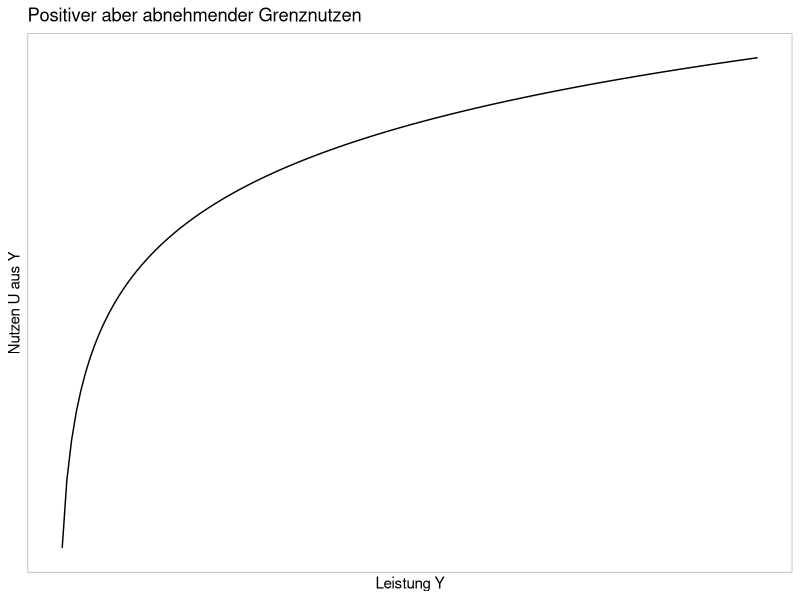
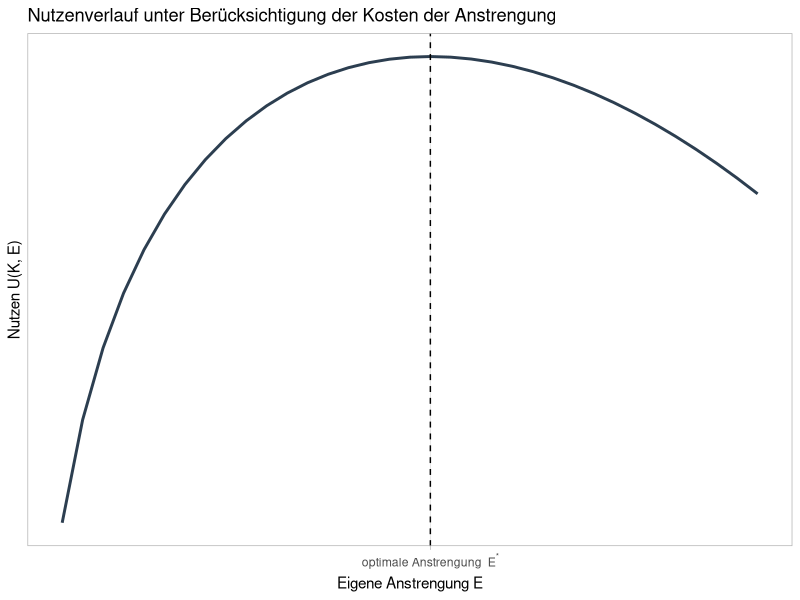
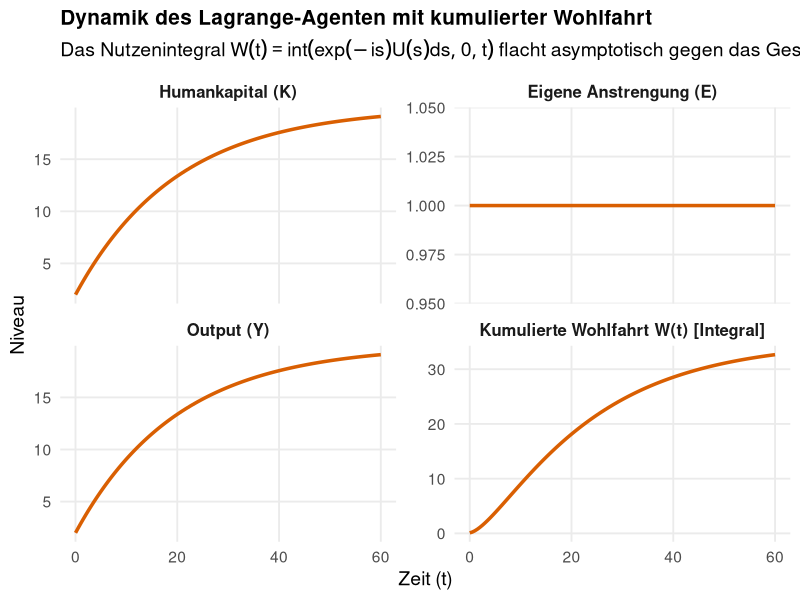
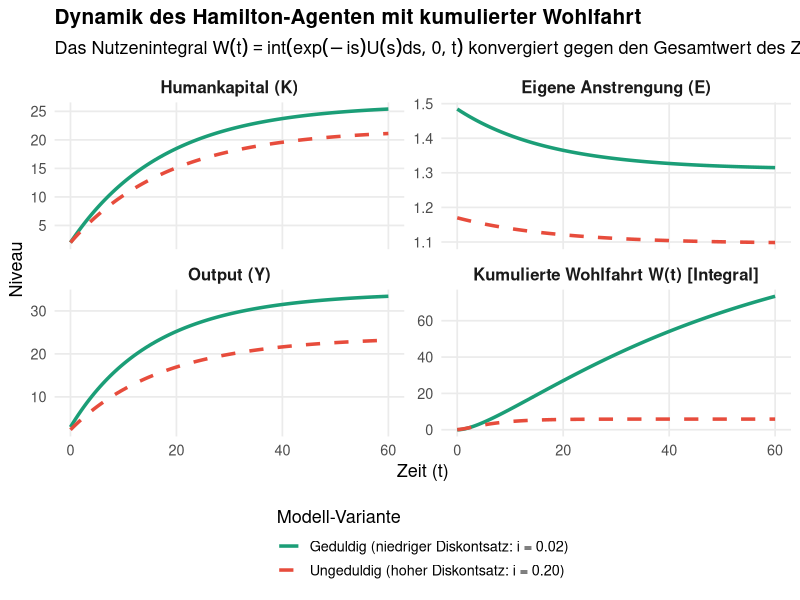
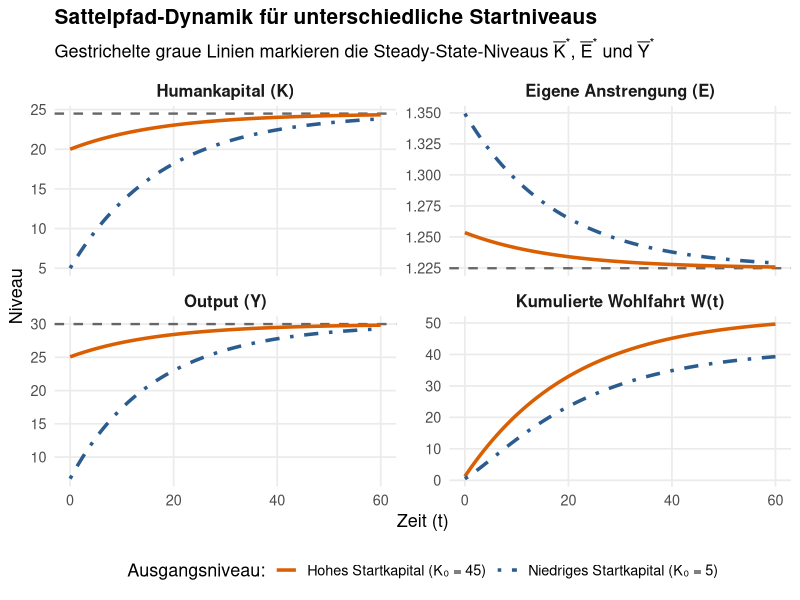
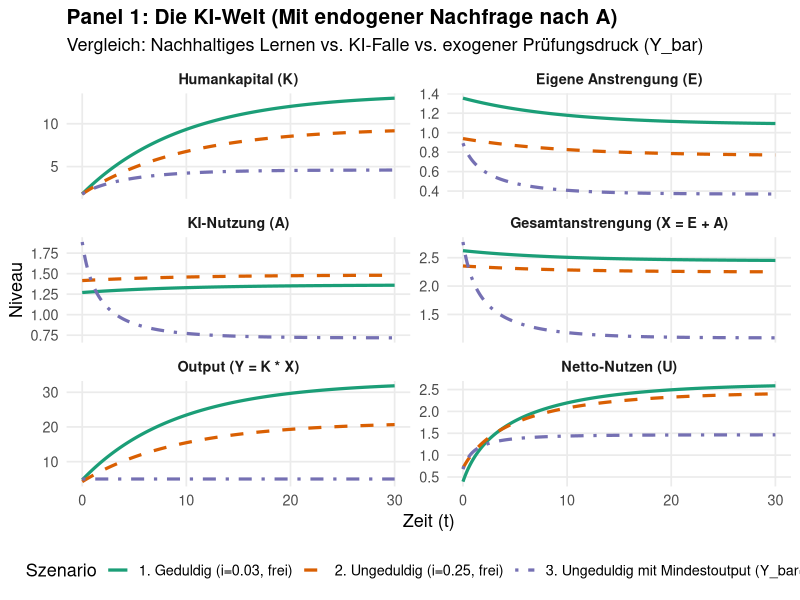
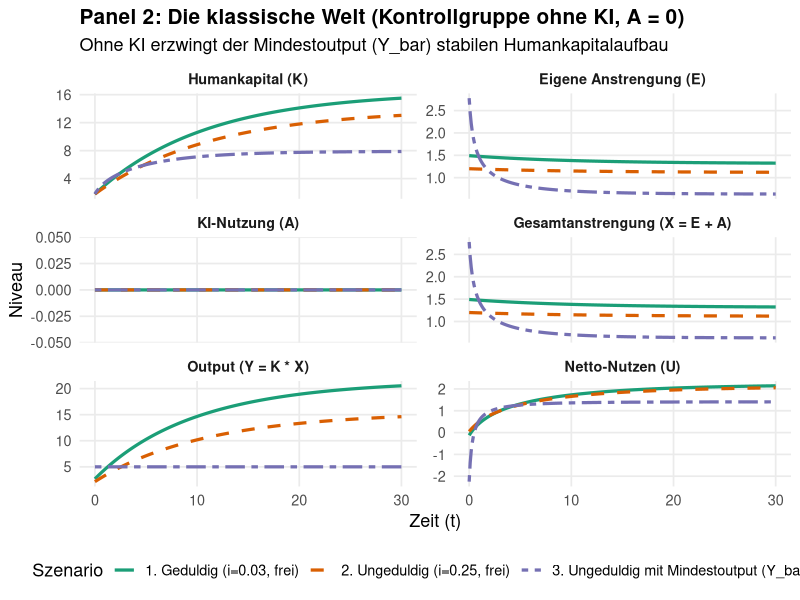
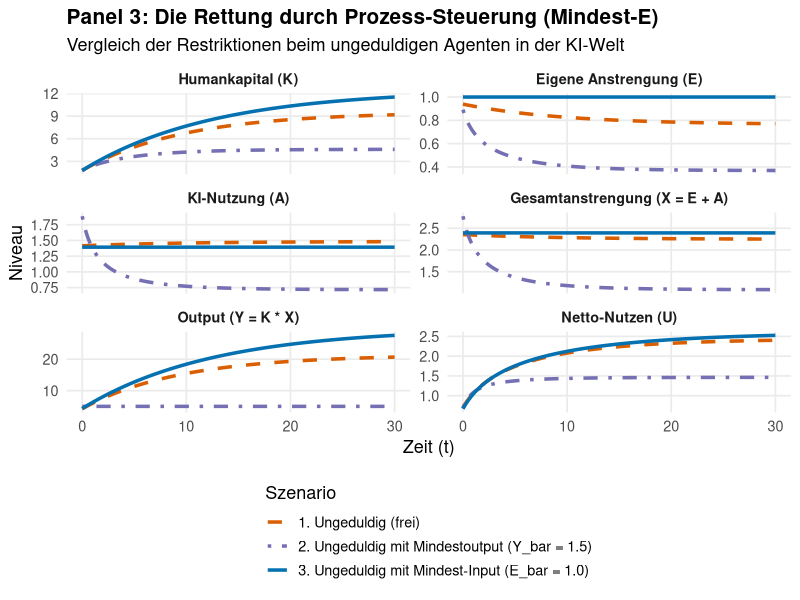

Here is the R script that generated these plots, in order:
## ---- chunk 1
#| message: false
#| warning: false

library(dplyr)
library(ggplot2)

df <- data.frame(Y=seq(.1,15, by=.1)) %>% 
  mutate(U=log(Y))

# head(df)

df %>% ggplot(aes(Y, U))+
    geom_line()+
    theme_light()+
    scale_x_continuous(breaks=NULL)+
    scale_y_continuous(breaks=NULL)+
    labs(title="Positiver aber abnehmender Grenznutzen",
         x="Leistung Y",
         y="Nutzen U aus Y")
## ---- chunk 2
#| message: false
#| warning: false
#| fig-cap: "Die Nettonutzenfunktion (inkl. Kosten der Anstrengung)"

library(dplyr)
library(ggplot2)

# Parameter definieren
K <- 1
theta_E <- 1

E_opt <- 1/sqrt(theta_E)

df <- data.frame(E = seq(0.1, 1.8, by = 0.05)) %>% 
  mutate(U = log(K * E) - (theta_E / 2) * E^2)

# head(df)

df %>% ggplot(aes(E, U)) +
    geom_line(color = "#2c3e50", linewidth = 1) +
    geom_vline(xintercept= E_opt, linetype="dashed")+
    theme_light() +
  scale_x_continuous(
  breaks = E_opt, 
  labels = expression("optimale Anstrengung " ~ E^"*")
) +
    scale_y_continuous(breaks = NULL) +
    labs(title = "Nutzenverlauf unter Berücksichtigung der Kosten der Anstrengung",
         x = "Eigene Anstrengung E",
         y = "Nutzen U(K, E)")
## ---- chunk 3
#| message: false
#| warning: false
#| fig-cap: "Caption"


library(tidyverse)

# ==============================================================================
# 1. Modellparameter & Startwerte
# ==============================================================================
i_val   <- 0.05    # Diskontsatz für die Gegenwartswert-Integration
theta_E <- 1.0     # Parameter des Arbeitsleids
delta   <- 0.05    # Abschreibungsrate des Humankapitals
K_0     <- 2.0     # Startkapital zum Zeitpunkt t = 0
T_max   <- 60      # Simulationshorizont
dt      <- 0.5     # Zeitraster für die Trapezintegration

# ==============================================================================
# 2. Lagrange-Optimierung & Kumuliertes Nutzenintegral W(t)
# ==============================================================================
E_L <- 1 / sqrt(theta_E)

df_lagrange <- data.frame(time = seq(0, T_max, by = dt)) %>% 
  mutate(
    # Starre Anstrengung des myopischen Agenten
    E = E_L,
    
    # Analytischer Pfad des Humankapitals
    K = K_0 * exp(-delta * time) + (E_L / delta) * (1 - exp(-delta * time)),
    
    # Output
    Y = K * E,
    
    # 1. Diskontierter Periodennutzen (Flussgröße)
    U_flow = exp(-i_val * time) * (log(Y) - (theta_E / 2) * E^2),
    
    # 2. INTEGRAL / KUMULIERTE WOHLFAHRT W(t) via Trapezregel/cumsum (Bestandsgröße)
    U = cumsum((U_flow + lag(U_flow, default = U_flow[1])) / 2 * dt)
  )

# ==============================================================================
# 3. Datenaufbereitung & Visualisierung
# ==============================================================================
df_long <- df_lagrange %>% 
  pivot_longer(cols = c(K, E, Y, U), names_to = "Variable", values_to = "Wert") %>% 
  mutate(Variable = factor(Variable, levels = c("K", "E", "Y", "U")))

facet_labels <- c(
  K = "Humankapital (K)",
  E = "Eigene Anstrengung (E)",
  Y = "Output (Y)",
  U = "Kumulierte Wohlfahrt W(t) [Integral]"
)

ggplot(df_long, aes(x = time, y = Wert)) +
  geom_line(color = "#d95f02", linewidth = 1.2) +
  facet_wrap(~ Variable, scales = "free_y", ncol = 2,
             labeller = as_labeller(facet_labels)) +
  labs(
    title = "Dynamik des Lagrange-Agenten mit kumulierter Wohlfahrt",
    subtitle = expression(paste("Das Nutzenintegral ", W(t) == int(exp(-i*s)*U(s)*ds, 0, t), " flacht asymptotisch gegen das Gesamtpotenzial ab")),
    x = "Zeit (t)", 
    y = "Niveau"
  ) +
  theme_minimal(base_size = 14) +
  theme(
    plot.title = element_text(face = "bold", size = 15),
    strip.text = element_text(face = "bold", size = 12),
    panel.grid.minor = element_blank()
  )

## ---- chunk 4
#| message: false
#| warning: false
#| fig-cap: "Caption"

library(tidyverse)

# ==============================================================================
# 1. Globale Modellparameter
# ==============================================================================
theta_E <- 1.0     # Parameter des Arbeitsleids
delta   <- 0.05    # Abschreibungsrate des Humankapitals
K_0     <- 2.0     # Startkapital zum Zeitpunkt t = 0
T_max   <- 60      # Simulationshorizont
dt      <- 0.5     # Schrittweite der Zeitreihe

i_low   <- 0.02    # Niedriger Diskontsatz (hohe Geduld)
i_high  <- 0.20    # Hoher Diskontsatz (hohe Ungeduld)

# ==============================================================================
# 2. Hilfsfunktion mit kumuliertem Nutzen-Integral W(t)
# ==============================================================================
sim_hamilton <- function(i_val, label) {
  times <- seq(0, T_max, by = dt)
  
  E_star <- sqrt((i_val + 2 * delta) / (theta_E * (i_val + delta)))
  K_star <- E_star / delta
  
  beta    <- theta_E + 1 / (E_star^2)
  det_J   <- -delta * (i_val + delta) - 1 / (beta * K_star^2)
  lambda  <- (i_val - sqrt(i_val^2 - 4 * det_J)) / 2
  slope_E <- lambda + delta
  
  data.frame(time = times) %>% 
    mutate(
      K      = K_star + (K_0 - K_star) * exp(lambda * time),
      E      = E_star + slope_E * (K - K_star),
      Y      = K * E,
      
      # 1. Diskontierter Periodennutzen (Flussgröße)
      U_flow = exp(-i_val * time) * (log(Y) - (theta_E / 2) * E^2),
      
      # 2. INTEGRAL / KUMULIERTE WOHLFAHRT W(t) via Trapezregel/cumsum (Bestandsgröße)
      # Numerische Approximation: Integral_0^t exp(-i*s)*U(s) ds
      U      = cumsum((U_flow + lag(U_flow, default = U_flow[1])) / 2 * dt),
      
      Typ    = label
    )
}

# ==============================================================================
# 3. Daten zusammenführen & Visualisieren
# ==============================================================================
df_hamilton <- bind_rows(
  sim_hamilton(i_low,  "Geduldig (niedriger Diskontsatz: i = 0.02)"),
  sim_hamilton(i_high, "Ungeduldig (hoher Diskontsatz: i = 0.20)")
)

df_long <- df_hamilton %>% 
  pivot_longer(cols = c(K, E, Y, U), names_to = "Variable", values_to = "Wert") %>% 
  mutate(Variable = factor(Variable, levels = c("K", "E", "Y", "U")))

facet_labels <- c(
  K = "Humankapital (K)",
  E = "Eigene Anstrengung (E)",
  Y = "Output (Y)",
  U = "Kumulierte Wohlfahrt W(t) [Integral]"
)

ggplot(df_long, aes(x = time, y = Wert, color = Typ, linetype = Typ)) +
  geom_line(linewidth = 1.2) +
  facet_wrap(~ Variable, scales = "free_y", ncol = 2,
             labeller = as_labeller(facet_labels)) +
  scale_color_manual(values = c(
    "Geduldig (niedriger Diskontsatz: i = 0.02)" = "#1b9e77",
    "Ungeduldig (hoher Diskontsatz: i = 0.20)"  = "#e74c3c"
  )) +
  scale_linetype_manual(values = c("solid", "dashed")) +
  labs(
    title = "Dynamik des Hamilton-Agenten mit kumulierter Wohlfahrt",
    subtitle = expression(paste("Das Nutzenintegral ", W(t) == int(exp(-i*s)*U(s)*ds, 0, t), " konvergiert gegen den Gesamtwert des Zielfunktionals")),
    x = "Zeit (t)", 
    y = "Niveau",
    color = "Modell-Variante",
    linetype = "Modell-Variante"
  ) +
  theme_minimal(base_size = 13) +
  theme(
    legend.position = "bottom",
    legend.direction = "vertical",                  plot.title = element_text(face = "bold", size = 15),
    strip.text = element_text(face = "bold", size = 12),
    panel.grid.minor = element_blank()
  )

## ---- chunk 5
#| message: false
#| warning: false
#| fig-cap: "Caption"


library(tidyverse)

# ==============================================================================
# 1. Globale Modellparameter & Steady-State-Berechnung
# ==============================================================================
i_val   <- 0.05    # Diskontsatz
theta_E <- 1.0     # Parameter des Arbeitsleids
delta   <- 0.05    # Abschreibungsrate des Humankapitals
T_max   <- 60      # Simulationshorizont
dt      <- 0.5     # Schrittweite

# Analytische Steady-State-Werte
E_star <- sqrt((i_val + 2 * delta) / (theta_E * (i_val + delta)))
K_star <- E_star / delta
Y_star <- K_star * E_star

# Startwerte für die beiden Szenarien
K_0_low  <- 5.0    # Unterausstattung (K_0 < K*)
K_0_high <- 20.0   # Unterausstattung, aber höherer Startwert

# ==============================================================================
# 2. Hilfsfunktion für die Simulation
# ==============================================================================
sim_path <- function(K_0_val, label) {
  times <- seq(0, T_max, by = dt)
  
  # Jacobi-Matrix & Eigenwert für die Sattelpfad-Dynamik
  beta    <- theta_E + 1 / (E_star^2)
  det_J   <- -delta * (i_val + delta) - 1 / (beta * K_star^2)
  lambda  <- (i_val - sqrt(i_val^2 - 4 * det_J)) / 2
  slope_E <- lambda + delta
  
  data.frame(time = times) %>% 
    mutate(
      K      = K_star + (K_0_val - K_star) * exp(lambda * time),
      E      = E_star + slope_E * (K - K_star),
      Y      = K * E,
      
      # Wohlfahrts-Integral W(t)
      U_flow = exp(-i_val * time) * (log(Y) - (theta_E / 2) * E^2),
      U      = cumsum((U_flow + lag(U_flow, default = U_flow[1])) / 2 * dt),
      
      Szenario = label
    )
}

# ==============================================================================
# 3. Daten zusammenführen & Referenz-Dataframe für Steady States
# ==============================================================================
df_sim <- bind_rows(
  sim_path(K_0_low,  "Niedriges Startkapital (K₀ = 5)"),
  sim_path(K_0_high, "Hohes Startkapital (K₀ = 45)")
)

df_long <- df_sim %>% 
  pivot_longer(cols = c(K, E, Y, U), names_to = "Variable", values_to = "Wert") %>% 
  mutate(Variable = factor(Variable, levels = c("K", "E", "Y", "U")))

# Dataframe für die gestrichelten Steady-State-Linien (E_star, K_star, Y_star)
df_ss <- data.frame(
  Variable   = factor(c("K", "E", "Y"), levels = c("K", "E", "Y", "U")),
  yintercept = c(K_star, E_star, Y_star)
)

facet_labels <- c(
  K = "Humankapital (K)",
  E = "Eigene Anstrengung (E)",
  Y = "Output (Y)",
  U = "Kumulierte Wohlfahrt W(t)"
)

# ==============================================================================
# 4. ggplot
# ==============================================================================
ggplot(df_long, aes(x = time, y = Wert, color = Szenario, linetype = Szenario)) +
  # Gestrichelte Benchmark-Linien für Steady States in den Facets K, E, Y
  geom_hline(
    data = df_ss, 
    aes(yintercept = yintercept), 
    color = "gray40", 
    linetype = "dashed", 
    linewidth = 0.8
  ) +
  # Dynamische Pfade
  geom_line(linewidth = 1.2) +
  facet_wrap(
    ~ Variable, 
    scales = "free_y", 
    ncol = 2,
    labeller = as_labeller(facet_labels)
  ) +
  scale_color_manual(values = c(
    "Niedriges Startkapital (K₀ = 5)" = "#2b5c8f",
    "Hohes Startkapital (K₀ = 45)"   = "#d95f02"
  )) +
  scale_linetype_manual(values = c("solid", "dotdash")) +
  labs(
    title = "Sattelpfad-Dynamik für unterschiedliche Startniveaus",
    subtitle = expression(paste("Gestrichelte graue Linien markieren die Steady-State-Niveaus ", bar(K)^"*", ", ", bar(E)^"*", " und ", bar(Y)^"*")),
    x = "Zeit (t)", 
    y = "Niveau",
    color = "Ausgangsniveau:",
    linetype = "Ausgangsniveau:"
  ) +
  theme_minimal(base_size = 13) +
  theme(
    legend.position = "bottom",
    legend.box = "horizontal",
    plot.title = element_text(face = "bold", size = 15),
    strip.text = element_text(face = "bold", size = 12),
    panel.grid.minor = element_blank()
  )

## ---- chunk 6
#| message: false
#| warning: false
#| fig-cap: "Eine Illustration"

library(deSolve)
library(ggplot2)
library(dplyr)
library(tidyr)

# ==============================================================================
# 1. PARAMETER
# ==============================================================================
delta   <- 0.08     # Abschreibungsrate des Wissens
theta_E <- 1.00     # Arbeitsleid für eigenes Denken/Lernen
theta_A <- 0.30     # Geringes Disutility für KI-Nutzung
K_0     <- 1.80     # Identischer Start-Kapitalstock
Y_bar   <- 5     # Exogenes Mindestoutput-Niveau (für Restriktions-Fälle)

i_geduldig   <- 0.03 # Rationale Vorausschau / Geduld
i_ungeduldig <- 0.25 # Zu hohe Diskontrate / Ungeduld

# Labels für einheitliche Zuordnung in Plots
lbl_geduldig     <- "1. Geduldig (i=0.03, frei)"
lbl_ungeduldig   <- "2. Ungeduldig (i=0.25, frei)"
lbl_restringiert <- "3. Ungeduldig mit Mindestoutput (Y_bar=1.5)"

# ==============================================================================
# 2. SIMULATIONS-ENGINES
# ==============================================================================

# ------------------------------------------------------------------------------
# ENGINE A: MIT KI (Freie Optimierung über Sattelpfad)
# ------------------------------------------------------------------------------
get_EA_free <- function(mu, t_E, t_A) {
  a <- t_E * (t_E + t_A)
  b <- -mu * (2 * t_E + t_A)
  c <- mu^2 - t_A
  disc <- b^2 - 4 * a * c
  E <- (-b + sqrt(disc)) / (2 * a)
  A <- (t_E * E - mu) / t_A
  list(E = E, A = A)
}

sim_KI_free <- function(i_val, label, T_max = 30) {
  ss_eq <- function(mu) get_EA_free(mu, theta_E, theta_A)$E - (delta / ((i_val + delta) * mu))
  mu_star <- uniroot(ss_eq, interval = c(0.001, 10))$root
  K_star  <- 1 / ((i_val + delta) * mu_star)

  dE_dmu <- (get_EA_free(mu_star + 1e-6, theta_E, theta_A)$E - get_EA_free(mu_star, theta_E, theta_A)$E) / 1e-6
  J <- matrix(c(-delta, 1/(K_star^2), dE_dmu, i_val + delta), nrow = 2)
  ev <- eigen(J)
  beta <- (ev$values[which(ev$values < 0)] - (-delta)) / dE_dmu

  ode_model <- function(t, state, parms) {
    K <- state["K"]
    mu <- mu_star + beta * (K - K_star)
    dK <- get_EA_free(mu, theta_E, theta_A)$E - delta * K
    list(c(dK))
  }

  out <- ode(y = c(K = K_0), times = seq(0, T_max, by = 0.1), func = ode_model, parms = NULL)
  df <- as.data.frame(out) %>% mutate(mu = mu_star + beta * (K - K_star), Typ = label, KI = "Mit KI")
  ea <- lapply(df$mu, get_EA_free, t_E = theta_E, t_A = theta_A)
  df$E <- sapply(ea, `[[`, "E"); df$A <- sapply(ea, `[[`, "A")
  df$X <- df$E + df$A; df$Y <- df$K * df$X
  df$U <- log(df$Y) - 0.5 * theta_E * (df$E^2) - 0.5 * theta_A * (df$A^2)
  return(df)
}

# ------------------------------------------------------------------------------
# ENGINE B: KORRIGIERT (Mit KI, Mindestoutput Y_bar & echter Vorausschau)
# ------------------------------------------------------------------------------
sim_KI_Ybar_true <- function(i_val, label, T_max = 30) {

  get_E_constr <- function(K, mu) {
    (theta_A / (theta_E + theta_A)) * (Y_bar / K) + (mu / (theta_E + theta_A))
  }
  get_A_constr <- function(K, E) {
    (Y_bar / K) - E
  }

  dK_dt <- function(K, mu) {
    get_E_constr(K, mu) - delta * K
  }

  dmu_dt <- function(K, mu) {
    E <- get_E_constr(K, mu)
    A <- get_A_constr(K, E)
    (i_val + delta) * mu - theta_A * A * (Y_bar / (K^2))
  }

  ss_eq <- function(K) {
    mu_ss <- (theta_A * (Y_bar/K - delta*K) * Y_bar) / (K^2 * (i_val + delta))
    return(dK_dt(K, mu_ss))
  }

  # Finde Steady State K_star in einem weiten Intervall
  K_star <- uniroot(ss_eq, interval = c(0.1, 5.0))$root
  mu_star <- (theta_A * (Y_bar/K_star - delta*K_star) * Y_bar) / (K_star^2 * (i_val + delta))

  # Jacobi-Matrix für Sattelpfad
  eps <- 1e-6
  J11 <- (dK_dt(K_star + eps, mu_star) - dK_dt(K_star, mu_star)) / eps
  J12 <- (dK_dt(K_star, mu_star + eps) - dK_dt(K_star, mu_star)) / eps
  J21 <- (dmu_dt(K_star + eps, mu_star) - dmu_dt(K_star, mu_star)) / eps
  J22 <- (dmu_dt(K_star, mu_star + eps) - dmu_dt(K_star, mu_star)) / eps

  J <- matrix(c(J11, J21, J12, J22), nrow = 2)
  ev <- eigen(J)
  beta <- (ev$values[which(ev$values < 0)] - J11) / J12

  ode_model <- function(t, state, parms) {
    K <- state["K"]
    mu <- mu_star + beta * (K - K_star)
    list(c(dK_dt(K, mu)))
  }

  out <- ode(y = c(K = K_0), times = seq(0, T_max, by = 0.1), func = ode_model, parms = NULL)

  df <- as.data.frame(out) %>%
    mutate(mu = mu_star + beta * (K - K_star), Typ = label, KI = "Mit KI")

  df$E <- get_E_constr(df$K, df$mu)
  df$A <- get_A_constr(df$K, df$E)
  df$X <- df$E + df$A
  df$Y <- df$K * df$X
  df$U <- log(df$Y) - 0.5 * theta_E * (df$E^2) - 0.5 * theta_A * (df$A^2)

  return(df)
}

# ------------------------------------------------------------------------------
# ENGINE C: OHNE KI (A = 0, Freie Optimierung über Sattelpfad)
# ------------------------------------------------------------------------------
get_E_noKI <- function(mu, t_E) {
  a <- t_E; b <- -mu; c <- -1
  (-b + sqrt(b^2 - 4 * a * c)) / (2 * a)
}

sim_noKI_free <- function(i_val, label, T_max = 30) {
  ss_eq <- function(mu) get_E_noKI(mu, theta_E) - (delta / ((i_val + delta) * mu))
  mu_star <- uniroot(ss_eq, interval = c(0.001, 10))$root
  K_star  <- 1 / ((i_val + delta) * mu_star)

  dE_dmu <- (get_E_noKI(mu_star + 1e-6, theta_E) - get_E_noKI(mu_star, theta_E)) / 1e-6
  J <- matrix(c(-delta, 1/(K_star^2), dE_dmu, i_val + delta), nrow = 2)
  ev <- eigen(J)
  beta <- (ev$values[which(ev$values < 0)] - (-delta)) / dE_dmu

  ode_model <- function(t, state, parms) {
    K <- state["K"]
    mu <- mu_star + beta * (K - K_star)
    dK <- get_E_noKI(mu, theta_E) - delta * K
    list(c(dK))
  }

  out <- ode(y = c(K = K_0), times = seq(0, T_max, by = 0.1), func = ode_model, parms = NULL)
  df <- as.data.frame(out) %>% mutate(mu = mu_star + beta * (K - K_star), Typ = label, KI = "Ohne KI", A = 0)
  df$E <- sapply(df$mu, get_E_noKI, t_E = theta_E)
  df$X <- df$E; df$Y <- df$K * df$X
  df$U <- log(df$Y) - 0.5 * theta_E * (df$E^2)
  return(df)
}

# ------------------------------------------------------------------------------
# ENGINE D: OHNE KI & MINDESTOUTPUT Y_bar
# ------------------------------------------------------------------------------
sim_noKI_Ybar <- function(label, T_max = 30) {
  ode_model <- function(t, state, parms) {
    K <- state["K"]
    E <- Y_bar / K  # Ohne KI muss E allein den Output stemmen!
    dK <- E - delta * K
    list(c(dK))
  }
  out <- ode(y = c(K = K_0), times = seq(0, T_max, by = 0.1), func = ode_model, parms = NULL)
  df <- as.data.frame(out) %>% mutate(Typ = label, KI = "Ohne KI", A = 0, mu = NA)
  df$E <- Y_bar / df$K
  df$X <- df$E; df$Y <- df$K * df$X
  df$U <- log(df$Y) - 0.5 * theta_E * (df$E^2)
  return(df)
}

# ==============================================================================
# 3. DATEN AGGREGIEREN & AUFBEREITEN
# ==============================================================================
df_panel1 <- bind_rows(
  sim_KI_free(i_geduldig, lbl_geduldig),
  sim_KI_free(i_ungeduldig, lbl_ungeduldig),
  sim_KI_Ybar_true(i_ungeduldig, lbl_restringiert)
)

df_panel2 <- bind_rows(
  sim_noKI_free(i_geduldig, lbl_geduldig),
  sim_noKI_free(i_ungeduldig, lbl_ungeduldig),
  sim_noKI_Ybar(lbl_restringiert)
)

prep_for_plot <- function(df) {
  df %>%
    select(time, Typ, K, E, A, X, Y, U) %>%
    pivot_longer(cols = c("K", "E", "A", "X", "Y", "U"), names_to = "Variable", values_to = "Wert") %>%
    mutate(Variable = factor(Variable, levels = c("K", "E", "A", "X", "Y", "U")))
}

facet_labels <- c("K" = "Humankapital (K)", "E" = "Eigene Anstrengung (E)", "A" = "KI-Nutzung (A)",
                  "X" = "Gesamtanstrengung (X = E + A)", "Y" = "Output (Y = K * X)", "U" = "Netto-Nutzen (U)")

# Benannte Vektoren für exakte, sortierunabhängige Farb- & Linienzuweisung
color_mapping <- setNames(
  c("#1b9e77", "#d95f02", "#7570b3"),
  c(lbl_geduldig, lbl_ungeduldig, lbl_restringiert)
)

line_mapping1 <- setNames(
  c("solid", "dashed", "dotdash"),
  c(lbl_geduldig, lbl_ungeduldig, lbl_restringiert)
)

line_mapping2 <- setNames(
  c("solid", "dashed", "twodash"),
  c(lbl_geduldig, lbl_ungeduldig, lbl_restringiert)
)

# ==============================================================================
# 4. PLOTTING
# ==============================================================================
# PANEL 1: MIT KI
p1 <- ggplot(prep_for_plot(df_panel1), aes(x = time, y = Wert, color = Typ, linetype = Typ)) +
  geom_line(linewidth = 1.1) +
  facet_wrap(~ Variable, scales = "free_y", ncol = 2, labeller = as_labeller(facet_labels)) +
  scale_color_manual(values = color_mapping) +
  scale_linetype_manual(values = line_mapping1) +
  labs(title = "Panel 1: Die KI-Welt (Mit endogener Nachfrage nach A)",
       subtitle = "Vergleich: Nachhaltiges Lernen vs. KI-Falle vs. exogener Prüfungsdruck (Y_bar)",
       x = "Zeit (t)", y = "Niveau", color = "Szenario", linetype = "Szenario") +
  theme_minimal(base_size = 13) +
  theme(legend.position = "bottom", plot.title = element_text(face = "bold", size = 15),
        strip.text = element_text(face = "bold"), panel.grid.minor = element_blank())

# PANEL 2: OHNE KI (KONTROLLGRUPPE)
p2 <- ggplot(prep_for_plot(df_panel2), aes(x = time, y = Wert, color = Typ, linetype = Typ)) +
  geom_line(linewidth = 1.1) +
  facet_wrap(~ Variable, scales = "free_y", ncol = 2, labeller = as_labeller(facet_labels)) +
  scale_color_manual(values = color_mapping) + # Selbe Farben wie in Panel 1
  scale_linetype_manual(values = line_mapping2) +
  labs(title = "Panel 2: Die klassische Welt (Kontrollgruppe ohne KI, A = 0)",
       subtitle = "Ohne KI erzwingt der Mindestoutput (Y_bar) stabilen Humankapitalaufbau",
       x = "Zeit (t)", y = "Niveau", color = "Szenario", linetype = "Szenario") +
  theme_minimal(base_size = 13) +
  theme(legend.position = "bottom", plot.title = element_text(face = "bold", size = 15),
        strip.text = element_text(face = "bold"), panel.grid.minor = element_blank())

# Render Plots
print(p1)
print(p2)

# ==============================================================================
# ZUSATZ: ENGINE E - MIT KI & MINDEST-INPUT (E_bar)
# ==============================================================================
# Parameter für die Input-Restriktion (z.B. E_bar = 1.0)
E_bar <- 1.0

sim_KI_Ebar <- function(label, T_max = 30) {

  # A* ist bei fixiertem E_bar konstant (ergibt sich aus der FOC)
  A_star <- (-theta_A * E_bar + sqrt((theta_A * E_bar)^2 + 4 * theta_A)) / (2 * theta_A)

  # Die Zustandsgleichung für das Humankapital hängt nur noch von E_bar ab
  ode_model <- function(t, state, parms) {
    K <- state["K"]
    dK <- E_bar - delta * K
    list(c(dK))
  }

  out <- ode(y = c(K = K_0), times = seq(0, T_max, by = 0.1), func = ode_model, parms = NULL)

  df <- as.data.frame(out) %>%
    mutate(Typ = label, KI = "Mit KI", mu = NA)

  df$E <- E_bar
  df$A <- A_star
  df$X <- df$E + df$A
  df$Y <- df$K * df$X
  df$U <- log(df$Y) - 0.5 * theta_E * (df$E^2) - 0.5 * theta_A * (df$A^2)

  return(df)
}

# ==============================================================================
# DATEN AGGREGIEREN FÜR PANEL 3 (Fokus auf den ungeduldigen Typen)
# ==============================================================================
lbl_ungeduldig   <- "1. Ungeduldig (frei)"
lbl_restringiert <- "2. Ungeduldig mit Mindestoutput (Y_bar = 1.5)"
lbl_input_zwang  <- "3. Ungeduldig mit Mindest-Input (E_bar = 1.0)"

df_panel3 <- bind_rows(
  sim_KI_free(i_ungeduldig, lbl_ungeduldig),
  sim_KI_Ybar_true(i_ungeduldig, lbl_restringiert),
  sim_KI_Ebar(lbl_input_zwang)
)

# Farb- und Linienzuordnung
color_mapping3 <- setNames(
  c("#d95f02", "#7570b3", "#0571b0"),
  c(lbl_ungeduldig, lbl_restringiert, lbl_input_zwang)
)

line_mapping3 <- setNames(
  c("dashed", "dotdash", "solid"),
  c(lbl_ungeduldig, lbl_restringiert, lbl_input_zwang)
)

# ==============================================================================
# PLOTTING: PANEL 3 (Die Rettung durch Mindest-E)
# ==============================================================================
p3 <- ggplot(prep_for_plot(df_panel3), aes(x = time, y = Wert, color = Typ, linetype = Typ)) +
  geom_line(linewidth = 1.2) +
  facet_wrap(~ Variable, scales = "free_y", ncol = 2, labeller = as_labeller(facet_labels)) +
  scale_color_manual(values = color_mapping3) +
  scale_linetype_manual(values = line_mapping3) +
  labs(title = "Panel 3: Die Rettung durch Prozess-Steuerung (Mindest-E)",
       subtitle = "Vergleich der Restriktionen beim ungeduldigen Agenten in der KI-Welt",
       x = "Zeit (t)", y = "Niveau", color = "Szenario", linetype = "Szenario") +
  theme_minimal(base_size = 13) +
  theme(legend.position = "bottom",
        legend.direction = "vertical", # Vertikal, damit die langen Labels besser lesbar sind
        plot.title = element_text(face = "bold", size = 15),
        strip.text = element_text(face = "bold"),
        panel.grid.minor = element_blank())

# Plot anzeigen
print(p3)

## ---- chunk 7
#| message: false
#| warning: false
#| fig-cap: "Endogener Pfadwechsel"

# ==============================================================================
# KUHN-TUCKER ENGINE: SIMULATION MIT REGIME-WECHSEL (Y >= Y_bar)
# ==============================================================================

library(deSolve)
library(dplyr)
library(ggplot2)
library(tidyr)

# Globale Modellparameter
theta_E <- 1.0      # Arbeitsleid Eigene Anstrengung
theta_A <- 0.2      # Arbeitsleid KI-Nutzung (geringer als theta_E)
delta   <- 0.05     # Abschreibungsrate des Humankapitals
K_0_low <- 2.0      # Geringes Startkapital für Starthilfe-Szenario
Y_bar   <- 4.0      # Moderates Mindestoutput-Niveau

# ------------------------------------------------------------------------------
# Funktion für den freien Sattelpfad (Approximation der optimalen Regel)
# ------------------------------------------------------------------------------
get_free_policy <- function(K, i) {
  # Langfristige Gleichgewichtswerte im freien Regime
  E_star <- sqrt((i + 2 * delta) / (theta_E * (i + delta)))
  K_star <- E_star / delta
  
  # Linearisierte Policy-Funktion für Anstrengung und KI im freien Steigflug
  E_free <- pmax(0.1, E_star + 0.3 * (K_star - K))
  A_free <- pmax(0.1, 1 / (theta_A * (E_free + 1e-5))) 
  Y_free <- K * (E_free + A_free)
  
  return(list(E = E_free, A = A_free, Y = Y_free))
}

# ------------------------------------------------------------------------------
# Kuhn-Tucker ODE-Engine mit dynamischer Schlupfprüfung
# ------------------------------------------------------------------------------
sim_KT_regime <- function(i_val, K_init, label, T_max = 40) {
  
  ode_kt <- function(t, state, parms) {
    K <- state["K"]
    
    # 1. Was würde der Agent freiwillig tun?
    free <- get_free_policy(K, i_val)
    
    # 2. Kuhn-Tucker-Prüfung: Ist die Restriktion bindend?
    if (free$Y >= Y_bar) {
      # Regime A: Freie Optimierung (Hürde ist inaktiv, lambda = 0)
      E_t <- free$E
    } else {
      # Regime B: Bindender Mindestoutput (lambda > 0)
      # Kostenminimale Erfüllung von Y_bar bei gegebenem K
      E_t <- (theta_A / (theta_A + theta_E)) * (Y_bar / K)
    }
    
    dK <- E_t - delta * K
    list(c(dK))
  }
  
  times <- seq(0, T_max, by = 0.1)
  out <- ode(y = c(K = K_init), times = times, func = ode_kt, parms = NULL)
  
  df <- as.data.frame(out) %>% 
    mutate(Typ = label)
  
  # Werte für E, A, Y und Regime-Flag rekonstruieren
  df$E <- NA
  df$A <- NA
  df$Y <- NA
  df$Regime <- NA
  
  for (r in 1:nrow(df)) {
    K_curr <- df$K[r]
    free <- get_free_policy(K_curr, i_val)
    
    if (free$Y >= Y_bar) {
      df$E[r] <- free$E
      df$A[r] <- free$A
      df$Y[r] <- free$Y
      df$Regime[r] <- "Freier Steigflug (lambda = 0)"
    } else {
      df$E[r] <- (theta_A / (theta_A + theta_E)) * (Y_bar / K_curr)
      df$A[r] <- (theta_E / (theta_A + theta_E)) * (Y_bar / K_curr)
      df$Y[r] <- Y_bar
      df$Regime[r] <- "Bindende Hürde (lambda > 0)"
    }
  }
  
  return(df)
}

# Data-Prep für ggplot
prep_kt_plot <- function(df) {
  df %>%
    select(time, K, E, A, Y, Typ, Regime) %>%
    pivot_longer(cols = c(K, E, A, Y), names_to = "Variable", values_to = "Wert") %>%
    mutate(Variable = factor(Variable, levels = c("K", "E", "A", "Y")))
}

facet_labels <- c(K = "Humankapital (K)", E = "Eigene Anstrengung (E)", 
                  A = "KI-Nutzung (A)", Y = "Output (Y)")

# ==============================================================================
# SIMULATIONEN & PLOTTING
# ==============================================================================

# Szenario 1: Der geduldige Student (niedriges i = 0.03) mit Starthilfe-Effekt
df_patient <- sim_KT_regime(i_val = 0.03, K_init = K_0_low, label = "Geduldig (i = 0.03)")

p4 <- ggplot(prep_kt_plot(df_patient), aes(x = time, y = Wert, color = Regime)) +
  geom_line(linewidth = 1.3) +
  geom_hline(data = data.frame(Variable = factor("Y", levels = c("K", "E", "A", "Y")), val = Y_bar),
             aes(yintercept = val), linetype = "dashed", color = "black", alpha = 0.6) +
  facet_wrap(~ Variable, scales = "free_y", ncol = 2, labeller = as_labeller(facet_labels)) +
  scale_color_manual(values = c("Bindende Hürde (lambda > 0)" = "#d95f02", 
                                "Freier Steigflug (lambda = 0)" = "#1b9e77")) +
  labs(title = "Panel 4: Der Starthilfe-Effekt beim geduldigen Studenten",
       subtitle = "Erfolgreicher Lift-Off von der Mindestoutput-Hürde in die freie Optimierung",
       x = "Zeit (t)", y = "Niveau", color = "Kuhn-Tucker Regime") +
  theme_minimal(base_size = 13) +
  theme(legend.position = "bottom", 
        plot.title = element_text(face = "bold", size = 15),
        strip.text = element_text(face = "bold"))

print(p4)

# Szenario 2: Der ungeduldige Student (hohes i = 0.30) in der Dauerrestriktion
df_impatient <- sim_KT_regime(i_val = 0.30, K_init = K_0_low, label = "Ungeduldig (i = 0.30)")

p5 <- ggplot(prep_kt_plot(df_impatient), aes(x = time, y = Wert, color = Regime)) +
  geom_line(linewidth = 1.3) +
  geom_hline(data = data.frame(Variable = factor("Y", levels = c("K", "E", "A", "Y")), val = Y_bar),
             aes(yintercept = val), linetype = "dashed", color = "black", alpha = 0.6) +
  facet_wrap(~ Variable, scales = "free_y", ncol = 2, labeller = as_labeller(facet_labels)) +
  scale_color_manual(values = c("Bindende Hürde (lambda > 0)" = "#7570b3", 
                                "Freier Steigflug (lambda = 0)" = "#1b9e77")) +
  labs(title = "Panel 5: Verpuffte Starthilfe beim ungeduldigen Studenten",
       subtitle = "Gefangen in der KI-Falle: Kein Lift-Off wegen zu hoher Zeitpräferenz",
       x = "Zeit (t)", y = "Niveau", color = "Kuhn-Tucker Regime") +
  theme_minimal(base_size = 13) +
  theme(legend.position = "bottom", 
        plot.title = element_text(face = "bold", size = 15),
        strip.text = element_text(face = "bold"))

print(p5)
